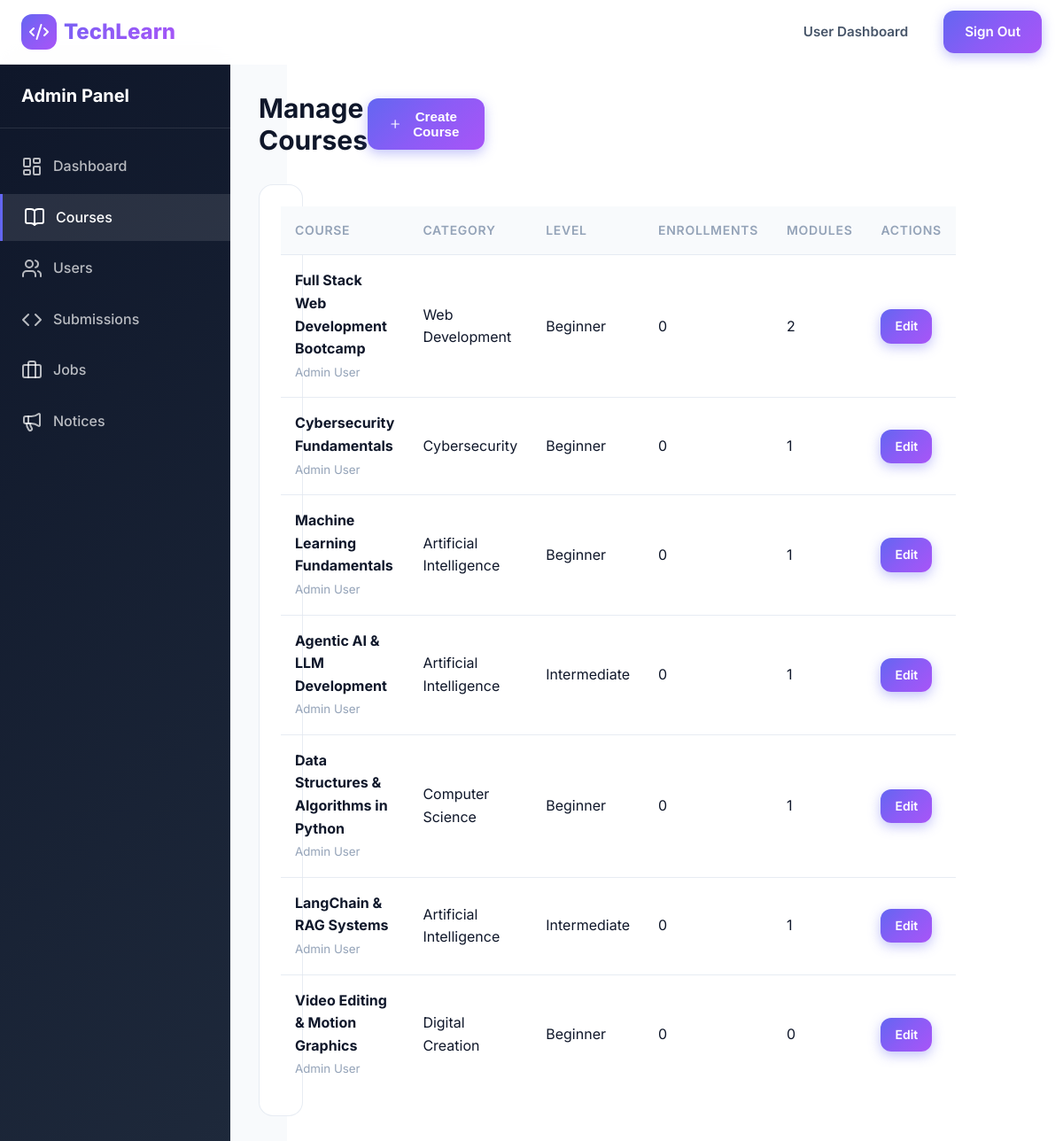
Screenshot of /manage_courses.php (signed in) with the database file from the repository.
### tables this page shows
CREATE TABLE courses (
    id INT AUTO_INCREMENT PRIMARY KEY,
    title VARCHAR(200) NOT NULL,
    description TEXT NOT NULL,
    category VARCHAR(100) NOT NULL,
    thumbnail VARCHAR(255) DEFAULT 'default-course.jpg',
    difficulty_level ENUM('beginner', 'intermediate', 'advanced') DEFAULT 'beginner',
    estimated_hours INT DEFAULT 10,
    created_at DATETIME DEFAULT CURRENT_TIMESTAMP,
    created_by INT,
    is_published TINYINT(1) DEFAULT 1,
    FOREIGN KEY (created_by) REFERENCES users(id) ON DELETE SET NULL
);

CREATE TABLE users (
    id INT AUTO_INCREMENT PRIMARY KEY,
    name VARCHAR(100) NOT NULL,
    email VARCHAR(100) NOT NULL UNIQUE,
    password VARCHAR(255) NOT NULL,
    skill_level ENUM('beginner', 'intermediate', 'advanced') DEFAULT 'beginner',
    bio TEXT,
    profile_picture VARCHAR(255) DEFAULT 'default-avatar.png',
    join_date DATETIME DEFAULT CURRENT_TIMESTAMP,
    is_admin TINYINT(1) DEFAULT 0,
    last_active DATETIME DEFAULT CURRENT_TIMESTAMP
);

### database.php (called while the page is built, shortened)
<?php
function e($string) {
    return htmlspecialchars($string, ENT_QUOTES, 'UTF-8');
}

### manage_courses.php (the view, shortened to what this page needs)
<?php
require_once '../config/database.php';
$courses = $pdo->query("SELECT c.*, u.name as instructor_name,
                        (SELECT COUNT(*) FROM enrollments WHERE course_id = c.id) as enrollment_count,
                        (SELECT COUNT(*) FROM modules WHERE course_id = c.id) as module_count
                        FROM courses c
                        LEFT JOIN users u ON c.created_by = u.id
                        ORDER BY c.created_at DESC")->fetchAll();
?>
<!DOCTYPE html>
<html lang="en" data-theme="light">
<head>
    <link rel="stylesheet" href="../assets/css/style.css">
</head>
<body>
    <nav class="navbar">
        <div class="container navbar-content">
            <a href="../index.php" class="logo">
                <div class="logo-icon">
                    <i data-lucide="code-2"></i>
                </div>
                TechLearn
            </a>
            <div class="nav-actions">
                <a href="../dashboard.php" class="btn btn-ghost">User Dashboard</a>
                <a href="../logout.php" class="btn btn-primary">Sign Out</a>
            </div>
        </div>
    </nav>
    <div class="admin-layout">
        <aside class="admin-sidebar">
            <div class="admin-sidebar-header">
                <h2>Admin Panel</h2>
            </div>
            <ul class="admin-nav">
                <li><a href="admin_dashboard.php">
                    <i data-lucide="layout-dashboard"></i>
                    Dashboard
                </a></li>
                <li><a href="manage_courses.php" class="active">
                    <i data-lucide="book-open"></i>
                    Courses
                </a></li>
                <li><a href="manage_users.php">
                    <i data-lucide="users"></i>
                    Users
                </a></li>
                <li><a href="review_submissions.php">
                    <i data-lucide="code"></i>
                    Submissions
                </a></li>
                <li><a href="manage_jobs.php">
                    <i data-lucide="briefcase"></i>
                    Jobs
                </a></li>
                <li><a href="notices.php">
                    <i data-lucide="megaphone"></i>
                    Notices
                </a></li>
            </ul>
        </aside>
        <main class="admin-main">
            <div class="admin-header">
                <h1>Manage Courses</h1>
                <button class="btn btn-primary" onclick="document.getElementById('createModal').classList.add('active')">
                    <i data-lucide="plus"></i>
                    Create Course
                </button>
            </div>
            <div class="admin-section">
                <table class="data-table">
                    <thead>
                        <tr>
                            <th>Course</th>
                            <th>Category</th>
                            <th>Level</th>
                            <th>Enrollments</th>
                            <th>Modules</th>
                            <th>Actions</th>
                        </tr>
                    </thead>
                    <tbody>
                        <?php foreach ($courses as $course): ?>
                        <tr>
                            <td>
                                <strong><?php echo e($course['title']); ?></strong>
                                <br><small style="color: var(--text-muted);"><?php echo e($course['instructor_name']); ?></small>
                            </td>
                            <td><?php echo e($course['category']); ?></td>
                            <td><?php echo ucfirst(e($course['difficulty_level'])); ?></td>
                            <td><?php echo number_format($course['enrollment_count']); ?></td>
                            <td><?php echo $course['module_count']; ?></td>
                            <td>
                                <a href="edit_course.php?id=<?php echo $course['id']; ?>" class="btn btn-sm btn-primary">Edit</a>
                            </td>
                        </tr>
                        <?php endforeach; ?>
                    </tbody>
                </table>
            </div>
        </main>
    </div>
</body>
</html>

### style.css (style rules this page uses)
:root { --primary: #6366f1; --primary-dark: #4f46e5; --primary-light: #818cf8; --secondary: #06b6d4; --secondary-dark: #0891b2; --accent: #f59e0b; --success: #10b981; --warning: #f59e0b; --error: #ef4444; --bg-primary: #ffffff; --bg-secondary: #f8fafc; --bg-tertiary: #f1f5f9; --bg-card: rgba(255, 255, 255, 0.8); --text-primary: #0f172a; --text-secondary: #475569; --text-muted: #94a3b8; --border-color: rgba(226, 232, 240, 0.8); --gradient-primary: linear-gradient(135deg, #6366f1 0%, #8b5cf6 50%, #a855f7 100%); --gradient-secondary: linear-gradient(135deg, #06b6d4 0%, #3b82f6 100%); --gradient-accent: linear-gradient(135deg, #f59e0b 0%, #f97316 100%); --gradient-dark: linear-gradient(135deg, #0f172a 0%, #1e293b 100%); --gradient-hero: linear-gradient(135deg, #6366f1 0%, #8b5cf6 25%, #a855f7 50%, #ec4899 100%); --shadow-sm: 0 1px 2px 0 rgba(0, 0, 0, 0.05); --shadow-md: 0 4px 6px -1px rgba(0, 0, 0, 0.1), 0 2px 4px -2px rgba(0, 0, 0, 0.1); --shadow-lg: 0 10px 15px -3px rgba(0, 0, 0, 0.1), 0 4px 6px -4px rgba(0, 0, 0, 0.1); --shadow-xl: 0 20px 25px -5px rgba(0, 0, 0, 0.1), 0 8px 10px -6px rgba(0, 0, 0, 0.1); --shadow-glow: 0 0 40px rgba(99, 102, 241, 0.3); --glass-bg: rgba(255, 255, 255, 0.7); --glass-border: rgba(255, 255, 255, 0.3); --glass-shadow: 0 8px 32px 0 rgba(31, 38, 135, 0.15); --space-xs: 0.25rem; --space-sm: 0.5rem; --space-md: 1rem; --space-lg: 1.5rem; --space-xl: 2rem; --space-2xl: 3rem; --space-3xl: 4rem; --radius-sm: 0.375rem; --radius-md: 0.5rem; --radius-lg: 0.75rem; --radius-xl: 1rem; --radius-2xl: 1.5rem; --radius-full: 9999px; --transition-fast: 150ms ease; --transition-base: 250ms ease; --transition-slow: 350ms ease; }
*, *::before, *::after { box-sizing: border-box; margin: 0; padding: 0; }
html { scroll-behavior: smooth; }
body { font-family: 'Inter', -apple-system, BlinkMacSystemFont, 'Segoe UI', Roboto, sans-serif; background: var(--bg-primary); color: var(--text-primary); line-height: 1.6; min-height: 100vh; transition: background-color var(--transition-base), color var(--transition-base); }
a { color: var(--primary); text-decoration: none; transition: color var(--transition-fast); }
h1, h2, h3, h4, h5, h6 { font-weight: 700; line-height: 1.2; color: var(--text-primary); }
h1 { font-size: 3rem; }
h2 { font-size: 2.25rem; }
.container { max-width: 1280px; margin: 0 auto; padding: 0 var(--space-lg); }
.navbar { position: fixed; top: 0; left: 0; right: 0; z-index: 1000; background: var(--glass-bg); backdrop-filter: blur(20px); -webkit-backdrop-filter: blur(20px); border-bottom: 1px solid var(--glass-border); transition: all var(--transition-base); }
.navbar-content { display: flex; align-items: center; justify-content: space-between; height: 72px; }
.logo { display: flex; align-items: center; gap: var(--space-sm); font-size: 1.5rem; font-weight: 800; background: var(--gradient-primary); -webkit-background-clip: text; -webkit-text-fill-color: transparent; background-clip: text; }
.logo-icon { width: 40px; height: 40px; background: var(--gradient-primary); border-radius: var(--radius-lg); display: flex; align-items: center; justify-content: center; color: white; -webkit-text-fill-color: white; }
.nav-actions { display: flex; align-items: center; gap: var(--space-md); }
.btn { display: inline-flex; align-items: center; justify-content: center; gap: var(--space-sm); padding: 0.75rem 1.5rem; font-size: 0.95rem; font-weight: 600; border-radius: var(--radius-lg); border: none; cursor: pointer; transition: all var(--transition-fast); text-decoration: none; }
.btn-primary { background: var(--gradient-primary); color: white; box-shadow: 0 4px 14px rgba(99, 102, 241, 0.4); }
.btn-ghost { background: transparent; color: var(--text-secondary); }
.btn-sm { padding: 0.5rem 1rem; font-size: 0.875rem; }
.admin-sidebar { background: var(--gradient-dark); color: white; min-height: 100vh; }
table { width: 100%; border-collapse: collapse; }
th, td { padding: var(--space-md) var(--space-lg); text-align: left; }
th { background: var(--bg-secondary); font-weight: 600; color: var(--text-primary); font-size: 0.875rem; text-transform: uppercase; letter-spacing: 0.05em; }
tr { border-bottom: 1px solid var(--border-color); }
tr:last-child { border-bottom: none; }

### rows the page displays
courses: title "Full Stack Web Development Bootcamp", created_by.name "Admin User", category "Web Development", difficulty_level "Beginner", enrollment_count "0", module_count "2"
courses: title "Cybersecurity Fundamentals", created_by.name "Admin User", category "Cybersecurity", difficulty_level "Beginner", enrollment_count "0", module_count "1"
courses: title "Machine Learning Fundamentals", created_by.name "Admin User", category "Artificial Intelligence", difficulty_level "Beginner", enrollment_count "0", module_count "1"
courses: title "Agentic AI & LLM Development", created_by.name "Admin User", category "Artificial Intelligence", difficulty_level "Intermediate", enrollment_count "0", module_count "1"
courses: title "Data Structures & Algorithms in Python", created_by.name "Admin User", category "Computer Science", difficulty_level "Beginner", enrollment_count "0", module_count "1"
courses: title "LangChain & RAG Systems", created_by.name "Admin User", category "Artificial Intelligence", difficulty_level "Intermediate", enrollment_count "0", module_count "1"
courses: title "Video Editing & Motion Graphics", created_by.name "Admin User", category "Digital Creation", difficulty_level "Beginner", enrollment_count "0", module_count "0"
